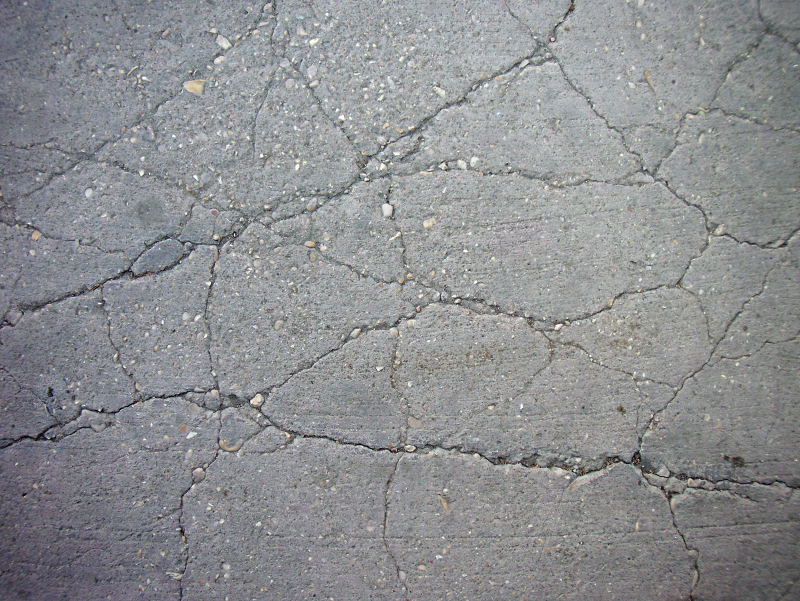
//> input picture Tanks/bg.jpg, 1600 x 1202 px, given in place of the camera (shown at 1/2 size)
$ ./main   (built with g++ and OpenCV 4)
//> lines starting //> are read from the running program, lines starting //| are printed output that depends on the picture; after the words box and inside, x2 and y2 are one past the last pixel; in counts of white or black regions, pixels touching at a corner belong together
#ifdef __linux
#include <opencv/cv.h>
#include <opencv/highgui.h>
#endif
#ifdef _WIN32
#include <opencv\cv.h>
#include <opencv\highgui.h>
#endif
using namespace std;
using namespace cv;
#include <ctime>


//our sensitivity value to be used in the absdiff() function
//for higher sensitivity, use a lower value
const static int SENSITIVITY_VALUE = 40;
//size of blur used to smooth the intensity image output from absdiff() function
const static int BLUR_SIZE = 10;
//these two can be toggled by pressing 'd' or 't'
bool debugMode;
bool trackingEnabled;

//int to string helper function
string intToString(int number){

    //this function has a number input and string output
    std::stringstream ss;
    ss << number;
    return ss.str();
}


bool detectMotion(Mat thresholdImage, Mat &cameraFeed){
    //create motionDetected variable.
    bool motionDetected = false;
    //create temp Mat for threshold image
    Mat temp;
    thresholdImage.copyTo(temp);
    //these two vectors needed for output of findContours
    vector< vector<Point> > contours;
    vector<Vec4i> hierarchy;
    //find contours of filtered image using openCV findContours function
    //findContours(temp,contours,hierarchy,CV_RETR_CCOMP,CV_CHAIN_APPROX_SIMPLE );// retrieves all contours
    findContours(temp,contours,hierarchy,CV_RETR_EXTERNAL,CV_CHAIN_APPROX_SIMPLE );// retrieves external contours

    //if contours vector is not empty, we have found some objects
    //we can simply say that if the vector is not empty, motion in the video feed has been detected.
    if(contours.size()>0)motionDetected=true;
    else motionDetected = false;

    return motionDetected;

}
string getTime () {
      time_t rawtime;
      struct tm * timeinfo;
      char buffer[80];
      time (&rawtime);
      timeinfo = localtime(&rawtime);
      strftime(buffer,80,"%d-%m-%Y %I:%M:%S",timeinfo);
      string str(buffer);
      return str;
}
string getTimeforFIle () {
      time_t rawtime;
      struct tm * timeinfo;
      char buffer[80];
      time (&rawtime);
      timeinfo = localtime(&rawtime);
      strftime(buffer,80,"%d_%m_%Y %I:%M:%S",timeinfo);
      string str(buffer);
      return str;
}
int main(){
    //set recording and startNewRecording initially to false.
    bool recording = false;
    bool startNewRecording = false;
    int inc=0;
    bool firstRun = true;
    //if motion is detected in the video feed, we will know to start recording.
    bool motionDetected = false;
    //pause and resume code (if needed)
    bool pause = false;
    //set debug mode and trackingenabled initially to false
    //these can be toggled using 'd' and 't'
    debugMode = false;
    trackingEnabled = true;
    //set up the matrices that we will need
    //the two frames we will be comparing
    Mat frame1,frame2;
    //their grayscale images (needed for absdiff() function)
    Mat grayImage1,grayImage2;
    //resulting difference image
    Mat differenceImage;
    //thresholded difference image (for use in findContours() function)
    Mat thresholdImage;
    //video capture object.
    VideoCapture capture;
    capture.open(0);
    VideoWriter oVideoWriter;//create videoWriter object, not initialized yet
    double dWidth = capture.get(CV_CAP_PROP_FRAME_WIDTH); //get the width of frames of the video
    double dHeight = capture.get(CV_CAP_PROP_FRAME_HEIGHT); //get the height of frames of the video
    //set framesize for use with videoWriter
    Size frameSize(static_cast<int>(dWidth), static_cast<int>(dHeight));

    if(!capture.isOpened()){
        cout<<"ERROR ACQUIRING VIDEO FEED\n";
        getchar();
        return -1;
    }
    bool db=false;
    while(1){


        //read first frame
        capture.read(frame1);
//> frame1 is the input picture: 1202 rows x 1600 cols, CV_8UC3; mean B, G, R 144.6, 142.3, 140.8
        //convert frame1 to gray scale for frame differencing
        cv::cvtColor(frame1,grayImage1,COLOR_BGR2GRAY);
        //copy second frame
        capture.read(frame2);
        //convert frame2 to gray scale for frame differencing
        cv::cvtColor(frame2,grayImage2,COLOR_BGR2GRAY);
        //perform frame differencing with the sequential images. This will output an "intensity image"
        //do not confuse this with a threshold image, we will need to perform thresholding afterwards.
        cv::absdiff(grayImage1,grayImage2,differenceImage);
//> differenceImage: 1202 rows x 1600 cols, CV_8UC1; every value is 0
        //threshold intensity image at a given sensitivity value
        cv::threshold(differenceImage,thresholdImage,SENSITIVITY_VALUE,255,THRESH_BINARY);
        if(debugMode==true){
            //show the difference image and threshold image
            cv::imshow("Difference Image",differenceImage);
            cv::imshow("Threshold Image", thresholdImage);
            db=true;
        }else if (!debugMode && db){
            //if not in debug mode, destroy the windows so we don't see them anymore
            cv::destroyWindow("Difference Image");
            cv::destroyWindow("Threshold Image");

        }
        //blur the image to get rid of the noise. This will output an intensity image
        cv::blur(thresholdImage,thresholdImage,cv::Size(BLUR_SIZE,BLUR_SIZE));
        //threshold again to obtain binary image from blur output
        cv::threshold(thresholdImage,thresholdImage,SENSITIVITY_VALUE,255,THRESH_BINARY);
        if(debugMode==true){
            //show the threshold image after it's been "blurred"

            imshow("Final Threshold Image",thresholdImage);
            db=true;

        }
        else if (!debugMode && db){
            //if not in debug mode, destroy the windows so we don't see them anymore
            cv::destroyWindow("Final Threshold Image");
        }

        //if tracking enabled, search for Motion
        if(trackingEnabled){

            //check for motion in the video feed
            //the detectMotion function will return true if motion is detected, else it will return false.
            //set motionDetected boolean to the returned value.
            motionDetected = detectMotion(thresholdImage,frame1);
//> in detectMotion, `findContours(temp,contours,hierarchy,CV_RETR_EXTERNAL,CV_CHAIN_APPROX_..`: contours = 0 contours
//> motionDetected = false

        }else{
            //reset our variables if tracking is disabled
            motionDetected = false;

        }

////////////**STEP 1**//////////////////////////////////////////////////////////////////////////////////////////////////////////////
        //draw time stamp to video in bottom left corner. We draw it before we write so that it is written on the video file.
        rectangle(frame1,Rect(0,468,190,20),Scalar(255,255,255),-1);
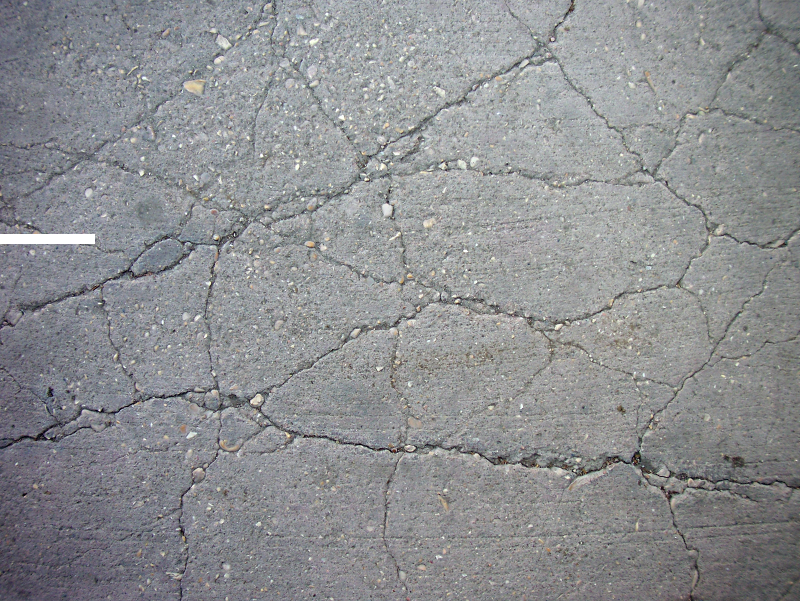
//> frame1: 1202 rows x 1600 cols, CV_8UC3 (shown at 1/2 size); 0.2% of pixels changed, all inside (x1, y1, x2, y2) = (0, 468, 190, 488)
        putText(frame1,getTime(),Point(0,480),1,1,Scalar(0,0,0));

        //if we're in recording mode, write to file
        if(recording){

            //check if it's our first time running the program so that we don't create a new video file over and over again.
            //we use the same boolean check to create a new recording if we want.
            if(firstRun == true || startNewRecording == true){

//////////**STEP 3**///////////////////////////////////////////////////////////////////////////////////////////////////////////////
                //Create a unique filename for each video based on the date and time the recording has started
                //string videoFileName = "MyVideo"+intToString(inc)+".avi";

                string videoFileName=getTimeforFIle()+".avi";

                cout << "File has been opened for writing: " << videoFileName<<endl;

                cout << "Frame Size = " << dWidth << "x" << dHeight << endl;

                oVideoWriter  = VideoWriter(videoFileName, CV_FOURCC('D', 'I', 'V', '3'), 20, frameSize, true);

                if ( !oVideoWriter.isOpened() )
                {
                    cout << "ERROR: Failed to initialize video writing" << endl;
                    getchar();
                    return -1;
                }
                //reset our variables to false.
                firstRun = false;
                startNewRecording = false;


            }

            oVideoWriter.write(frame1);
            //show "REC" in top left corner in red
            //be sure to do this AFTER you write to the file so that "REC" doesn't show up on the recorded video file.
            //Cut and paste the following line above "oVideoWriter.write(frame1)" to see what I'm talking about.
            putText(frame1,"REC",Point(0,60),2,2,Scalar(0,0,255),2);


        }


        //check if motion is detected in the video feed.
        if(motionDetected){
            //show "MOTION DETECTED" in bottom left corner in green
            putText(frame1,"MOTION DETECTED",cv::Point(0,420),2,2,cv::Scalar(0,255,0));

//////////**STEP 2**///////////////////////////////////////////////////////////////////////////////////////////////////////////////
            //set recording to true since there is motion in the video feed.
            //else recording should be false.
            recording=true;

        }else recording=false;
        //show our captured frame
        imshow("Frame1",frame1);

        //check to see if a button has been pressed.
        //the 30ms delay is necessary for proper operation of this program
        //if removed, frames will not have enough time to referesh and a blank image will appear.
        switch(waitKey(30)){
//> the Esc key is pressed

        case 27: //'esc' key has been pressed, exit program.
            return 0;
//> (the program exits here)
